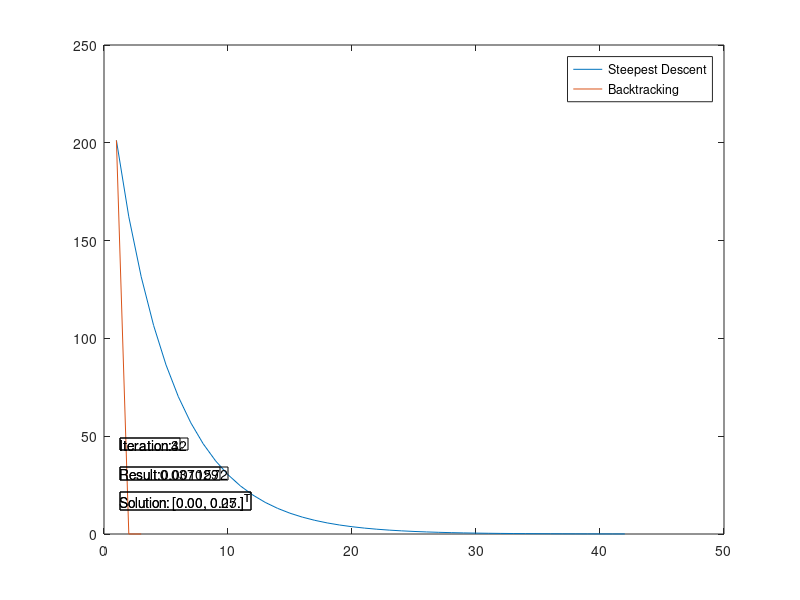

Write MATLAB code to recreate this figure.
%initialize the model
f = @(x) (10*x(1)^2 + x(2).^2)/2;
grad_f = @(y) [10*y(1) ; y(2) ];
descent_direction = @(z) [-9*z(1); -4*z(2)];
initial = [0.5; 20];
k = 2;
x = initial;

% steepest descent
path_steep = horzcat([0;0], initial);
path_f_steep = horzcat(0,f(initial));
step_size = 1/(sqrt(101));
while abs(path_f_steep(k) - path_f_steep(k-1)) > 0.01
 next_x = x - step_size*grad_f(x);
 path_steep = horzcat(path_steep, next_x);
 path_f_steep = horzcat(path_f_steep, f(next_x));
 x = next_x;
 k = k+1;
end

path_steep(:,1) = [];
path_f_steep(:,1) = [];
iter_steep = k - 1;


%backtracking general gradient descent
k = 2;
path_back = horzcat([0;0], initial);
path_f_back = horzcat(0,f(initial));

while abs(path_f_back(k) - path_f_back(k-1)) > 0.01
 %finding step size
 alpha = 0.5 + randi(1,1)/2;
 alpha_reduction = 0.6 + randi(1,1)/3;
 c = 0.2 + randi(1,1)/2;
 while f(x + alpha*descent_direction(x)) > f(x) + c*alpha*grad_f(x)'*descent_direction(x)
  alpha = alpha*alpha_reduction;
 end
 next_x = x + alpha*descent_direction(x);
 path_back = horzcat(path_back, next_x);
 path_f_back = horzcat(path_f_back, f(next_x));
 x = next_x;
 k = k+1;
end

path_back(:,1) = [];
path_f_back(:,1) = [];
iter_back = k - 1;

%creating grid
[X, Y] = meshgrid(-50:0.05:50, -50:0.05:50);
Z = (10*X.^2 + Y.^2)/2;
  %visualization (steepest descent)
contour(X,Y,Z, linspace(-500,500,100));
hold on
plot(path_steep(1,:), path_steep(2,:), '-o', 'MarkerSize', 5, 'LineWidth', 1);
iter_1 = annotation('textbox',[.15 .25 .2 .2],'String',strcat('Iteration: ', num2str(iter_steep)),'FitBoxToText','on');
obj_val = annotation('textbox',[.15 .2 .2 .2],'String',strcat('Result: ', num2str(path_f_steep(iter_steep))),'FitBoxToText','on');
a = sprintf('Solution: [%.2f, %.2f.]^T', path_steep(:,iter_steep));
solu = annotation('textbox',[.15 .15 .2 .2],'String',a ,'FitBoxToText','on');
hold off
axis([-30, 30, -30, 30]);

    %visualization (backtracking)
contour(X,Y,Z, linspace(-500,500,100));
hold on
plot(path_back(1,:), path_back(2,:), '-o', 'MarkerSize', 5, 'LineWidth', 1);
iter_1 = annotation('textbox',[.15 .25 .2 .2],'String',strcat('Iteration: ', num2str(iter_back)),'FitBoxToText','on');
obj_val = annotation('textbox',[.15 .2 .2 .2],'String',strcat('Result: ', num2str(path_f_back(iter_back))),'FitBoxToText','on');
a = sprintf('Solution: [%.2f, %.2f.]^T', path_back(:,iter_back));
solu = annotation('textbox',[.15 .15 .2 .2],'String',a ,'FitBoxToText','on');
hold off
axis([-30, 30, -30, 30]);

%comparing convergence rate
    plot(1:iter_steep, path_f_steep);
hold on
plot(1:iter_back, path_f_back);
hold off
legend('Steepest Descent', 'Backtracking')